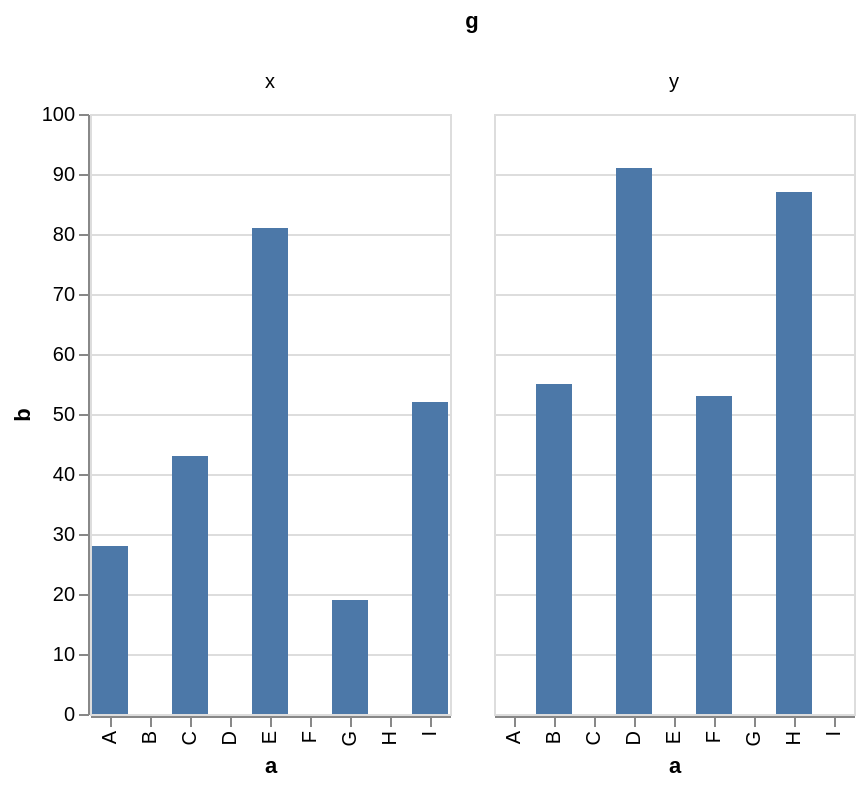

Specify this chart in Vega-Lite:
### Vega-Lite specification from a JSON file in a GitHub repository (floating-point values rounded to 4 significant figures)
{"data": {"values": [{"a": "A", "b": 28, "c": 5, "g": "x"}, {"a": "B", "b": 55, "c": 9, "g": "y"}, {"a": "C", "b": 43, "c": 2, "g": "x"}, {"a": "D", "b": 91, "c": 7, "g": "y"}, {"a": "E", "b": 81, "c": 4, "g": "x"}, {"a": "F", "b": 53, "c": 6, "g": "y"}, {"a": "G", "b": 19, "c": 8, "g": "x"}, {"a": "H", "b": 87, "c": 1, "g": "y"}, {"a": "I", "b": 52, "c": 3, "g": "x"}]}, "mark": "bar", "encoding": {"x": {"field": "a", "type": "nominal"}, "y": {"field": "b", "type": "quantitative"}, "column": {"field": "g", "type": "nominal"}}}
